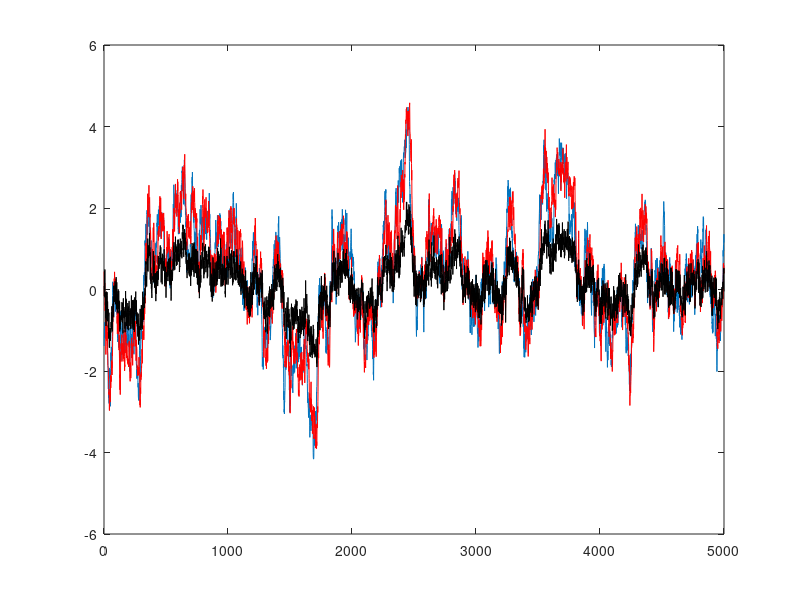

Reproduce this figure in MATLAB.
% Multivariable Data Model 
clear all

a1 = 0.99;
b1 = 0.8;
b2 = 0.1;
b3 = 0.1;
c1 = 0.1;
c2 = 0.3;
c3 = 0.08;

%          n_matrix = 0.2*xlsread('Protein_radiii_data2');
        n_matrix= 0.2*randn(3,5000);
     n_matrix = n_matrix(1:3,:)
    
matrix1 = [a1, 0, 0; ...
          b3, b1, 0; ...
          0, c2, c1];
       
matrix2 = [0, 0, 0; ...
           0, b2, 0; ...
           c3, 0, 0];
      


y_t_1 = randn(3,1);  % t-1 values [1.5; 1.5; 1.5];
y_t_2 = randn(3,1); % t-2 values[1; 1; 1];


for ii = 1: size(n_matrix,2)
    
    Y(:,ii) = matrix1 * y_t_1 + matrix2 * y_t_2 + + n_matrix(:,ii);
    
    y_t_2 = y_t_1;
    y_t_1 = Y(:,ii);
    
 
end
plot(Y(1,1:5000))
hold on
plot(Y(2,1:5000),'r')
plot(Y(3,1:5000),'k')
% % % % % % % % % 

% plot (Y)
% subplot(3,1,1)
% plot(Y(1,:))
% xlabel('time')
% ylabel('Values for Y1')
% subplot(3,1,2)
% plot(Y(3,:),'r')
% xlabel('time')
% ylabel('Values for Y2')
% subplot(3,1,3)
% plot(Y(3,:),'k')
% xlabel('time')
% ylabel('Values for Y3')
% print('Y_values_plot.jpg','-djpeg')
save('generateddata.mat','Y')

% a1 = 0.99;
% b1 = 0.8;
% b2 = 0.1;
% b3 = 0.1;
% c1 = 0.1;
% c2 = 0.3;
% c3 = 0.08;
% % % % % % % % % % % % % % %
       